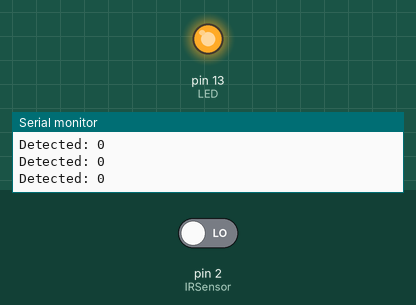
Recording of a sketch running on a simulated Arduino Uno, built with avr-gcc and run on an emulated ATmega328P. Parts: output pins drawn as LEDs (lit = HIGH), the last lines printed to the serial monitor. The test bench sets the inputs (shaded band); at power-on: pin 2 (IRSensor) LOW.

Above: at 2.8 s.
2.9 s: pin 2 (IRSensor) driven HIGH
At 3.7 s:
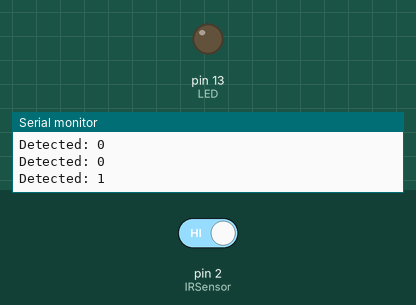
4.5 s: pin 2 (IRSensor) driven LOW
At 5.3 s:
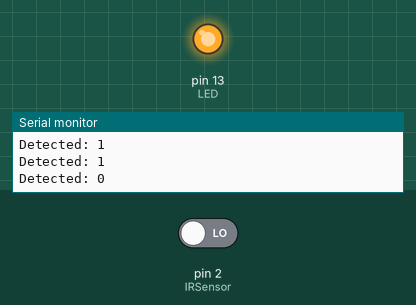
Timing chart, 0 to 7.5 s (numbered marks = the images above; inputs shaded):
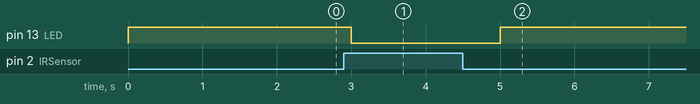

The sketch:

IR_Sensor.ino
```cpp
int IRSensor = 2; // connect ir sensor to arduino pin 2
int LED = 13; // conect Led to arduino pin 13
void setup()
{
  pinMode(IRSensor, INPUT); // sensor pin INPUT
  pinMode(LED, OUTPUT); // Led pin OUTPUT
  Serial.begin(9600);
}
void loop()
{
  int statusSensor = digitalRead(IRSensor);

  if (statusSensor == 1){
    digitalWrite(LED, LOW); // LED LOW
  }

  else
  {
    digitalWrite(LED, HIGH); // LED High
  }
  Serial.print("Detected: ");
  Serial.println(statusSensor);
  Serial.print("\n");
  delay(1000);
}
```

Measured:
- after the input at 2.9 s, pin 13 (LED): HIGH → LOW after 0.10 s
- after the input at 4.5 s, pin 13 (LED): LOW → HIGH after 0.50 s
